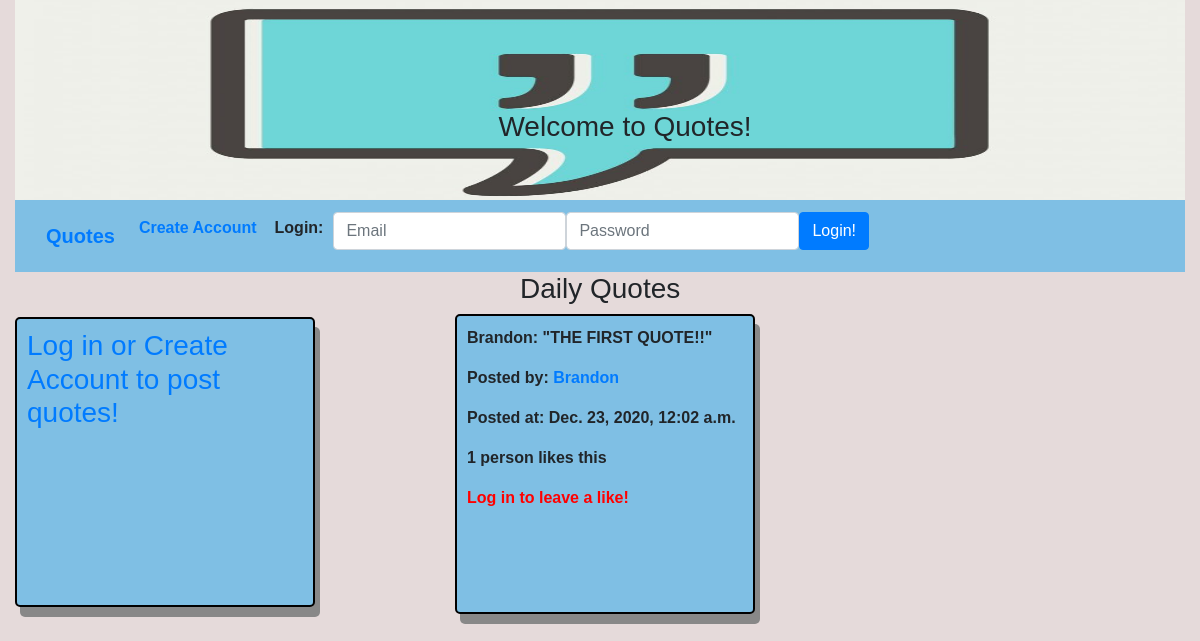
The page /quotes on the database as committed earlier.
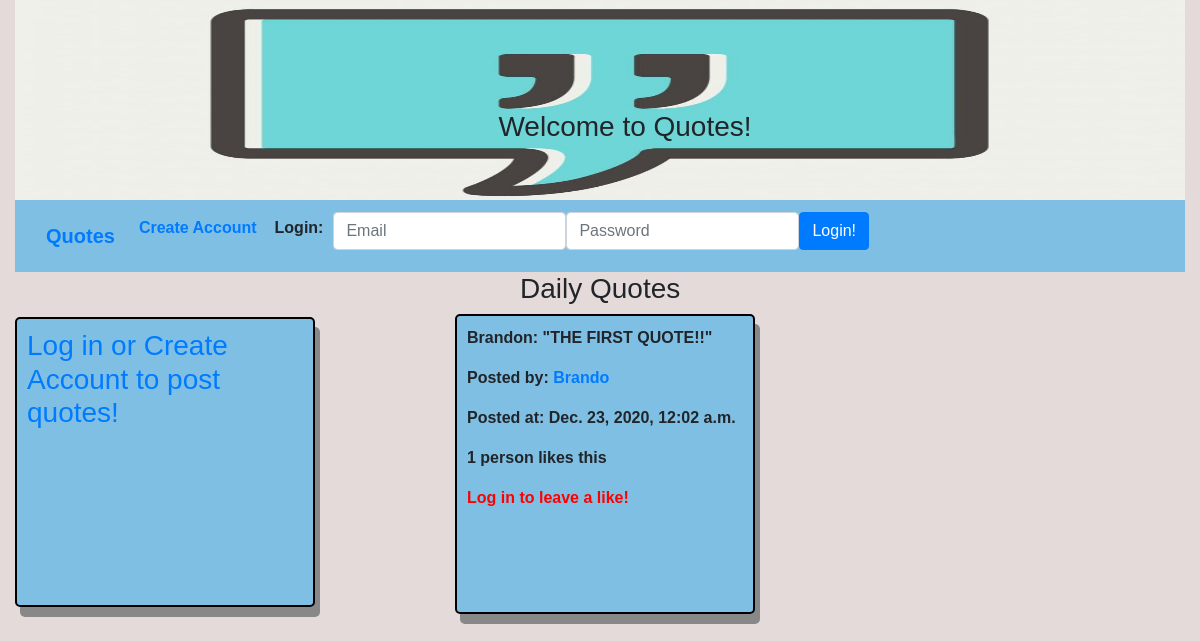
The same page on the database as committed later.
### appOne/models.py (models this page shows, shortened)
class Quote(models.Model):
    author_by = models.CharField(max_length=255)
    quote = models.CharField(max_length=255)
    posted_by = models.ForeignKey(User, related_name= "posted_quotes", on_delete = models.CASCADE)
    user_likes = models.ManyToManyField(User, related_name="likes")
    created_at = models.DateTimeField(auto_now_add = True)
    updated_at = models.DateTimeField(auto_now = True)
    objects = QuoteManager()

class User(models.Model):
    first_name = models.CharField(max_length= 255)
    last_name = models.CharField(max_length=255)
    email = models.CharField(max_length=255)
    password = models.CharField(max_length=255)
    created_at = models.DateTimeField(auto_now_add = True)
    updated_at = models.DateTimeField(auto_now = True)
    objects = UserManager()

### appOne/views.py (the view)
# urls.py: path('quotes', views.quotes, name= 'quotes'),
def quotes(request):
    if request.method == 'GET':
        if "user_id" in request.session:
            user = User.objects.get(id=request.session['user_id'])
            context = {
                "likes" : Quote.objects.annotate(likes=Count('user_likes')),
                'user': user,
                "quotes": Quote.objects.all()
                }
            return render(request,'quotes.html', context)
        else:
            context = {
                "likes" : Quote.objects.annotate(likes=Count('user_likes')),
                "quotes": Quote.objects.all()
                }
            print('no user in session')
            return render(request,'quotes.html', context)

### appOne/templates/quotes.html (shortened to what the changed rows need)
<!DOCTYPE html>
<html lang="en">
<head>
    {% load static %}
    <link rel="stylesheet" type="text/css" href="{% static 'bootstrap.css'%}">
</head>
<body>
    <div class="container-fluid">
    <div class="row">
            <div class="col-8">
                <ul>
                {% for quote in quotes reversed %}
                <li class="nodots">
                    <div class="quoteBox">
                        <p>{{quote.author_by}}: "{{quote.quote}}"</p>
                        <p>Posted by: <a href="/profile/{{quote.posted_by.id}}">{{quote.posted_by.first_name}} </a></p>
                        <p>Posted at: {{quote.created_at}}</p>
                        {% if quote.user_likes.count > 1 %}
                        <p> {{quote.user_likes.count}} people like this</p>
                        {% elif quote.user_likes.count == 0 %}
                        <p></p>
                        {% else %}
                        <p> {{quote.user_likes.count}} person likes this</p>
                        {% endif %}
                        {% if 'user_id' not in request.session %}
                        <a href="/create_account" class="link-danger" style="color:#FF0000;">Log in to leave a like!</a>
                        {% endif %}
                    </div>
                </li>
                {% endfor %}
                </ul>
            </div>
        </div>
    </div>
</body>
</html>

Rows that differ between the two databases and show on the page:
changed through a linked row, Quote "Brandon": posted_by.first_name "Brandon" → "Brando"
